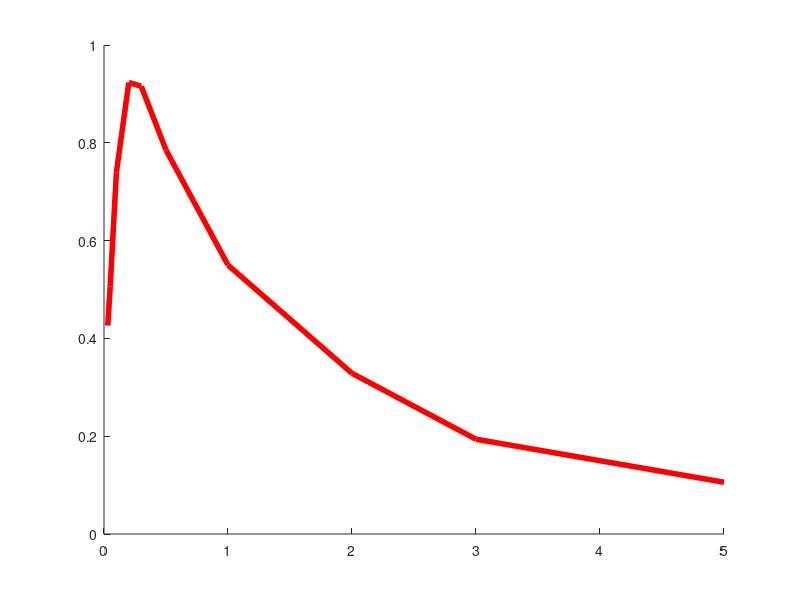
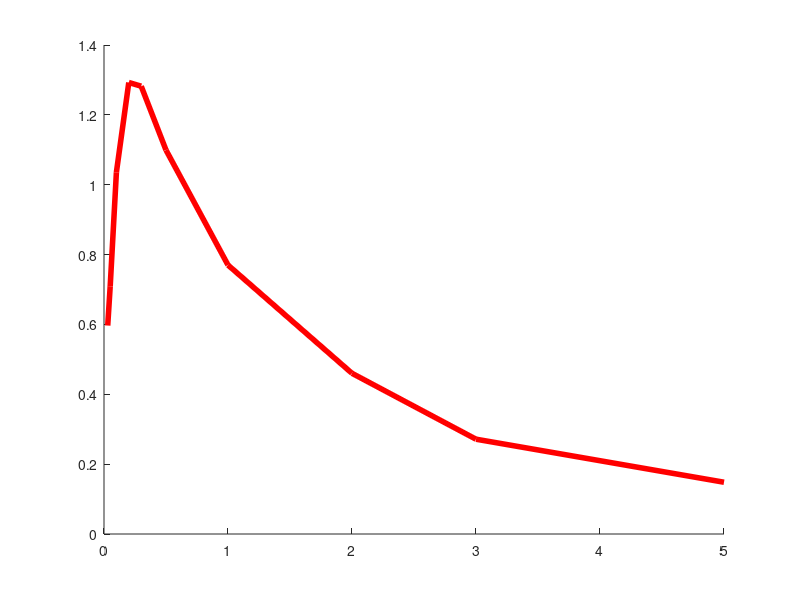

Reproduce these figures in MATLAB, in order. (Note: this script raises an error after producing the figures.)
%
% Procedure: PlotMultSaSpectrum_ScaledToSaLevel_GeoMean.m
% -------------------
% This is just like PlotMultSaSpectrum_ScaledToSaLevel.m except it scales
%   the geometric mean of the two components to the traget spectral value
%   instead of scaling each component individually.
% This procedure plots the Sa spectra for a list of records; scaled to an
%   Sa level at a given period (like how they are scaled for IDA analyses).
% This procedure also plots the median and median +/- stDev (assuming
%   lognormal) for the spectra (this is an option).
% 
% Assumptions and Notices: 
%           - This ASSUMES that all of the opened spectra files have the
%           same periodVector! (i.e. the SaAbs matrix must use the same
%           period for all EQs being plotted!)
%           - This ASSUMES that the period and damping ratio given are in
%           the EQ spectra files in EQ_Spectra_Saved.
%           - This must be run with the current directory started in the "MatlabProcessing" folder.
%           - For each EQ listed to plot, the Sa spectrum file must have
%           been previously computed and saved in the EQ_Spectra_Saved
%           file.
%
% Author: Curt Haselton 
% Date Written: 8-16-05
%
% Sources of Code: none
%
% Functions and Procedures called: none
%
% Variable definitions (all variables are defined at each stripe level, so they will be different for different Sa values): 
%           - eqNumberLIST - list of EQ record numbers to plot spectra for.
%           - scaleFactorLIST - list of scale factors to apply to the
%           spectra when plotting (list must be parallel with
%           eqNumberLIST).
%
%
%
% Units: Whatever OpenSees is using - just be consistent!
%
% -------------------
clear
%%%%%%%%%%%%%%%%%%%%%%%%%%%%%%%%%%%%%%%%%%%%%%%%%%%%%%%%%%%%%%%%%%%%%%
% Define the list of EQs 
    % ATC-63 Set A - First ten records only
eqNumberLIST = [12011,	12011];

    % eqNumberLIST = [1101,	1102,	1103,	1104,	1105,	1106,	1107,	1108,	1109,	1110]; 

% Input the period range over which to scale the records
    periodForScaling = 1.0; % seconds - % This period MUST BE 1.0 to be consistent with the hazard curve below is anchored being 1.0 second!!!
    period_low = 0.2 * periodForScaling;        % As per FEMA 356
    period_high = 1.5 * periodForScaling;       % As per FEMA 356

% Define Sa level and period for scaling
    saLevelForPlot = 0.55; %0.82;   % g units.  This is what the hazard curve is scaled to and 
        
% Define the damping level for the plot (this must be included in the
%   SaEQSpectrum_EQ_###.mat files
    dampingRatioToPlot = 0.05;  % This damping ratio MUST be in the spectrum file that is opened!
        
% Decide if you want to plot individual and the median +/- stDev spectra (assuming
%   lognormal dist.)
    isPlotIndivSpectra = 1;       % Yes
%     isPlotIndivSpectra = 0;         % No

    isPlotMeanLine = 1;    % Yes
%     isPlotMeanLine = 0;  % No

%     isPlotMedianLine = 1;    % Yes
    isPlotMedianLine = 0;  % No
    
    %     isPlotStDevLines = 1;    % Yes
    isPlotStDevLines = 0;  % No

% Decide line types and size
    lineTypeForIndivSpectra = 'k-';
    lineSizeForIndivSpectra = 0.01; % This small line type is visible in the printout, but not on the screen
    lineTypeForMeanLnLine = 'b--';
    lineSizeForMeanLnLine = 4;
    lineTypeForMedianLine = 'b:';
    lineSizeForMedianLine = 4;
    lineTypeForStDevLines = 'b-';
    lineSizeForStDevLines = 1;
    lineTypeForUHS = 'r-';
    lineSizeForUHS = 4;
    
% Title text
    % Maybe add if needed and put on graph at end of script
    
%%%%%%%%%%%%%%%%%%%%%%%%%%%%%%%%%%%%%%%%%%%%%%%%%%%%%%%%%%%%%%%%%%%%%%
% Initialize figures
    figure(1);
    hold on;
    figure(2)
    hold on;
%%%%%%%%%%%%%%%%%%%%%%%%%%%%%%%%%%%%%%%%%%%%%%%%%%%%%%%%%%%%%%%%%%%%%%

%%%%%%%%%%%%%%%%%%%%%%%%%%%%%%%%%%%%%%%%%%%%%%%%%%%%%%%%%%%%%%%%%%%%%%
% Plot a UHS on each plot (for comparison purposes)
    % Input Sa for Van Nuys site (from Baker)
        UHS_Period = [0.03	0.05	0.1	0.2	0.3	0.5	1	2	3	5];
        UHS_Sa = [0.620	0.737	1.076	1.343	1.332	1.142	0.800	0.478	0.282	0.154];     % 10% in 50 years
        %UHS_Sa = [0.889	1.078	1.562	1.981	1.974	1.721	1.199	0.690	0.397	0.197];     % 2% in 50 years
        scaleForUHS = saLevelForPlot / 0.8;        % Just to scale it all
        UHS_Sa_scaled = UHS_Sa * scaleForUHS;

    % Plot the UHS on Figure 1 and 1.4x the UHS in Figure 2
        ratioOfUHSToPutOnFig2ForSRSS = 1.4;     % from FEMA 356
        UHS_Sa_scaledMoreForSRSS = UHS_Sa_scaled * ratioOfUHSToPutOnFig2ForSRSS;
        figure(1)
        plot(UHS_Period, UHS_Sa_scaled, lineTypeForUHS, 'LineWidth', lineSizeForUHS);
        figure(2)
        plot(UHS_Period, UHS_Sa_scaledMoreForSRSS, lineTypeForUHS, 'LineWidth', lineSizeForUHS);
        
    % Compute the average of the scaled (by 1.4) hazard curve over the period range.  First
    % loop and save the spectral values in the period range and then take
    % the average.
    j = 1;
    for i = 1:length(UHS_Period)
        currentPeriod = UHS_Period(i);
        if((currentPeriod >= period_low) && (currentPeriod <= period_high))
            % Add Sa values to the vector
            hazardSaValuesInPeriodRange(j) = UHS_Sa_scaledMoreForSRSS(i);
            j = j + 1;
        end
    end
    % Now take the average
    averageScaledHazardCurveOverPeriodRange = mean(hazardSaValuesInPeriodRange);    % Note that this includes the 1.4 factor

%%%%%%%%%%%%%%%%%%%%%%%%%%%%%%%%%%%%%%%%%%%%%%%%%%%%%%%%%%%%%%%%%%%%%%

%%%%%%%%%%%%%%%%%%%%%%%%%%%%%%%%%%%%%%%%%%%%%%%%%%%%%%%%%%%%%%%%%%%%%%
% Loop through and plot all spectra.  While doing this, populate a matrix
%   with all of the spectra in it, so we later can compute the mean +/-
%   stDev.
    recordIndex = 1;
    for eqIndex = 1:length(eqNumberLIST)
        currentEQNum_NotComp = eqNumberLIST(eqIndex);

        % Loop for EQ component
        for eqCompIndex = 1:2
            % Make the EQ compnent number
            currentEQNum = currentEQNum_NotComp * 10 + eqCompIndex;
        
            % Go to the folder to open the saved spectrum file
                % cd ..;
                % cd EQ_Spectra_Saved;

            % Open the saved spectrum file using direct path
                fileName = sprintf('SaEQSpectrum_EQ_%d.mat', currentEQNum);
                fullFilePath = fullfile('..', 'EQ_Spectra_Saved', fileName);
                load(fullFilePath);
        
            % Open the saved spectrum file
                % fileName = sprintf('SaEQSpectrum_EQ_%d.mat', currentEQNum);
                % load(fileName);
            
            % Look through the damping ratio list and find the index that has
            %   the damping ratio that we want to plot.  If the damping ratio
            %   is not there, report an error!
                colIndexOfDampRatToPlot = -1;   % Initialize to a value to indicate an error if veriable is not redefined in loop
                for i = 1:length(dampRatioLIST)
                    if(dampRatioLIST(i) == dampingRatioToPlot)
                        colIndexOfDampRatToPlot = i;
                        break;
                    end
                end
            
                % Check to be sure we found the damping ratio value and report
                % an error if it was not found
                    if(colIndexOfDampRatToPlot == -1)
                        error('The damping ratio that you want use for the Sa plot can not be found in the spectrum file!') 
                    end
                
            % Find the row index for the periodForScaling
                rowIndexOfPeriodToScale = -1;   % Initialize to a value to indicate an error if veriable is not redefined in loop
                for i = 1:length(periodVector)
                    if(periodVector(i) == periodForScaling)
                        rowIndexOfPeriodToScale = i;
                        break;
                    end
                end
            
                % Check to be sure we found the damping ratio value and report
                % an error if it was not found
                    if(rowIndexOfPeriodToScale == -1)
                        error('The period that you want to use for scaling the spectrum can not be found in the spectrum file!') 
                    end      
                
            % Find the Sa(periodForScaling) and the scale factor
                saOfCurrentRecordAtPeriodForScaling(eqCompIndex) = SaAbs(rowIndexOfPeriodToScale, colIndexOfDampRatToPlot);
                %scaleFactorForCurrentRecord = saLevelForPlot /
                %saOfCurrentRecordAtPeriodForScaling; - used now in next
                %loop
                
            % Retrieve the acceleration spectrum for this damping ratio and
            %   scale it by the scale factor
                SaAbsUnScaled_forDesiredDampRat(:,eqCompIndex) = SaAbs(:, colIndexOfDampRatToPlot);
                
            % Go back to the Matlab processor folder
                cd ..;
                cd psb_MatlabProcessors; 
                
        end % end for eqComp loops
        
        % Loop for all periods and make the SRSS spectrum for this EQ
            clear currentSaVector_SRSS
            for periodIndex = 1:length(periodVector)
                currentRowIndexOfPeriod = periodIndex;
                currentSaVector_SRSS(periodIndex,1) = ((SaAbsUnScaled_forDesiredDampRat(currentRowIndexOfPeriod, 1))^2 + (SaAbsUnScaled_forDesiredDampRat(currentRowIndexOfPeriod, 2))^2)^0.5;
                %currentScaleFactor = saLevelForPlot /
                %saOfCurrentRecordAtPeriodForScaling_GeoMean;
            end
            % Save the SRSS for this record
            eqCompIndex = 1;
            SaAbsUnScaled_forDesiredDampRat_SRSS(:,eqCompIndex) = currentSaVector_SRSS;
            eqCompIndex = 2;
            SaAbsUnScaled_forDesiredDampRat_SRSS(:,eqCompIndex) = currentSaVector_SRSS;            

        % Compute the scale factor for each record.  Take the average
        % spectral value in the period range of interest.
        % Loop and save the Sa values in the period range.
        j = 1;
        for i = 1:length(periodVector)
            currentPeriod = periodVector(i);
            if((currentPeriod >= period_low) && (currentPeriod <= period_high))
                % Add Sa values to the vector
                spectralValuesInPeriodRange(j) = currentSaVector_SRSS(i,1);
                j = j + 1;
            end
        end
        % Now take the average and compute the scale factor
        averageSaOverPeriodRange = mean(spectralValuesInPeriodRange);    % Note that this includes the 1.4 factor            
        currentScaleFactor = averageScaledHazardCurveOverPeriodRange / averageSaOverPeriodRange;
            
        % Create scaled spectra
            eqCompIndex = 1;
            SaAbsScaled_forDesiredDampRat(:,eqCompIndex) = SaAbsUnScaled_forDesiredDampRat(:,eqCompIndex) * currentScaleFactor;
            SaAbsScaled_forDesiredDampRat_SRSS(:,eqCompIndex) = SaAbsUnScaled_forDesiredDampRat_SRSS(:,eqCompIndex) * currentScaleFactor;
            eqCompIndex = 2;
            SaAbsScaled_forDesiredDampRat(:,eqCompIndex) = SaAbsUnScaled_forDesiredDampRat(:,eqCompIndex) * currentScaleFactor;    
            SaAbsScaled_forDesiredDampRat_SRSS(:,eqCompIndex) = SaAbsUnScaled_forDesiredDampRat_SRSS(:,eqCompIndex) * currentScaleFactor;    
            
        % Plot the spectra on the current figure
          if(isPlotIndivSpectra == 1)
                % Plot the individual spectra
                figure(1)
                hold on
                eqCompIndex = 1;
                plot(periodVector, SaAbsScaled_forDesiredDampRat(:,eqCompIndex), lineTypeForIndivSpectra, 'LineWidth', lineSizeForIndivSpectra);
                eqCompIndex = 2;
                plot(periodVector, SaAbsScaled_forDesiredDampRat(:,eqCompIndex), lineTypeForIndivSpectra, 'LineWidth', lineSizeForIndivSpectra);
                hold on
                % Plot SRSS individual spectra
                figure(2)
                hold on
                eqCompIndex = 1;
                plot(periodVector, SaAbsScaled_forDesiredDampRat_SRSS(:,eqCompIndex), lineTypeForIndivSpectra, 'LineWidth', lineSizeForIndivSpectra);
                eqCompIndex = 2;
                plot(periodVector, SaAbsScaled_forDesiredDampRat_SRSS(:,eqCompIndex), lineTypeForIndivSpectra, 'LineWidth', lineSizeForIndivSpectra);   
                hold on
                
          end
            
            % Save the SaAbs spectrum in a matrix of spectra for all EQs (to
            % compute statistics later).  Also save the SRSS spectra.
            % Notice that the SRSS spectra are dupliated because it has the
            % same SRSS spectrun for both components; even so this will not
            % affect anything (i.e. plot will be the same with two lines
            % over each other and the summary statistics will be the same
            % because the data is just duplicated twice).
                eqCompIndex = 1;
                SaAbsScaled_forDesiredDampRat_ALLEQs(:, recordIndex) = SaAbsScaled_forDesiredDampRat(:, eqCompIndex);
                SaAbsScaled_forDesiredDampRat_ALLEQs_SRSS(:, recordIndex) = SaAbsScaled_forDesiredDampRat_SRSS(:, eqCompIndex);
                recordIndex = recordIndex + 1;
                eqCompIndex = 2;
                SaAbsScaled_forDesiredDampRat_ALLEQs(:, recordIndex) = SaAbsScaled_forDesiredDampRat_SRSS(:, eqCompIndex);
                SaAbsScaled_forDesiredDampRat_ALLEQs_SRSS(:, recordIndex) = SaAbsScaled_forDesiredDampRat_SRSS(:, eqCompIndex);
                recordIndex = recordIndex + 1;

    end % end for EQ loop
    
% Now compute and plot the statistics of the spectra (if input says to do it)
    % Compute the Ln of all of the data points
        SaAbsScaled_forDesiredDampRat_ALLEQs_Ln = log(SaAbsScaled_forDesiredDampRat_ALLEQs);
        SaAbsScaled_forDesiredDampRat_ALLEQs_SRSS_Ln = log(SaAbsScaled_forDesiredDampRat_ALLEQs_SRSS);
        
    % Compute median, meanLn, and stdLn for each row
        medianSa = zeros(length(periodVector), 1);
        meanLnSa = zeros(length(periodVector), 1);
        stDevLnSa = zeros(length(periodVector), 1);

        for periodIndex = 1:length(periodVector)
            % Compute statistics for the individual spectra
            medianSa(periodIndex) = median(SaAbsScaled_forDesiredDampRat_ALLEQs(periodIndex, :));
            meanLnSa(periodIndex) = mean(SaAbsScaled_forDesiredDampRat_ALLEQs_Ln(periodIndex, :));
            stDevLnSa(periodIndex) = std(SaAbsScaled_forDesiredDampRat_ALLEQs_Ln(periodIndex, :));
            % Compute for the SRSS spectra statistics
            medianSa_SRSSspectra(periodIndex) = median(SaAbsScaled_forDesiredDampRat_ALLEQs_SRSS(periodIndex, :));
            meanLnSa_SRSSspectra(periodIndex) = mean(SaAbsScaled_forDesiredDampRat_ALLEQs_SRSS_Ln(periodIndex, :));
            stDevLnSa_SRSSspectra(periodIndex) = std(SaAbsScaled_forDesiredDampRat_ALLEQs_SRSS_Ln(periodIndex, :));
        end
  
        
    %%%%%%%%%%%%%%%%%%%%%%%%%%%%%%%%%%%%%%%%%%%%%%%%%%%%%%%%%%%%%%%%%%%
    % Plot all GM components
    % Compute the exp(meanLn +/- stDevLn) to plot on graph
        figure(1)
        sa_meanToPlot = exp(meanLnSa);
        sa_meanPlusSigmaToPlot = exp(meanLnSa + stDevLnSa);
        sa_meanMinusSigmaToPlot = exp(meanLnSa - stDevLnSa);
        
    % Plot mean +/- stDev
        if(isPlotMedianLine == 1)
            plot(periodVector, medianSa, lineTypeForMedianLine, 'LineWidth', lineSizeForMedianLine);
        end
        if(isPlotMeanLine == 1)
            plot(periodVector, sa_meanToPlot, lineTypeForMeanLnLine, 'LineWidth', lineSizeForMeanLnLine);
        end
        if(isPlotStDevLines == 1)
            plot(periodVector, sa_meanPlusSigmaToPlot, lineTypeForStDevLines, 'LineWidth', lineSizeForStDevLines);
            plot(periodVector, sa_meanMinusSigmaToPlot, lineTypeForStDevLines, 'LineWidth', lineSizeForStDevLines);
        end
            
    % Do final plot details
        grid on 
        box on
        title('FEMA 356 Scaling: Individual Component Spectra')
        hx = xlabel('Period (seconds)');
        hy = ylabel('Sa_{component} [g]');
        FigureFormatScript;
        hold off
    %%%%%%%%%%%%%%%%%%%%%%%%%%%%%%%%%%%%%%%%%%%%%%%%%%%%%%%%%%%%%%%%%%%

    %%%%%%%%%%%%%%%%%%%%%%%%%%%%%%%%%%%%%%%%%%%%%%%%%%%%%%%%%%%%%%%%%%%
    % Plot SRSS of all GM components
    % Compute the exp(meanLn +/- stDevLn) to plot on graph
        figure(2)
        sa_meanToPlot_SRSSspectra = exp(meanLnSa_SRSSspectra);
        sa_meanPlusSigmaToPlot_SRSSspectra = exp(meanLnSa_SRSSspectra + stDevLnSa_SRSSspectra);
        sa_meanMinusSigmaToPlot_SRSSspectra = exp(meanLnSa_SRSSspectra - stDevLnSa_SRSSspectra);
        
    % Plot mean +/- stDev
        if(isPlotMedianLine == 1)
            plot(periodVector, medianSa_SRSSspectra, lineTypeForMedianLine, 'LineWidth', lineSizeForMedianLine);
        end
        if(isPlotMeanLine == 1)
            plot(periodVector, sa_meanToPlot_SRSSspectra, lineTypeForMeanLnLine, 'LineWidth', lineSizeForMeanLnLine);
        end
        if(isPlotStDevLines == 1)
            plot(periodVector, sa_meanPlusSigmaToPlot_SRSSspectra, lineTypeForStDevLines, 'LineWidth', lineSizeForStDevLines);
            plot(periodVector, sa_meanMinusSigmaToPlot_SRSSspectra, lineTypeForStDevLines, 'LineWidth', lineSizeForStDevLines);
        end
            
    % Do final plot details
        grid on 
        box on
        title('FEMA 356 Scaling: SRSS of Spectra')
        hx = xlabel('Period (seconds)');
        hy = ylabel('Sa_{SRSS} [g]');
        FigureFormatScript;
        hold off
    %%%%%%%%%%%%%%%%%%%%%%%%%%%%%%%%%%%%%%%%%%%%%%%%%%%%%%%%%%%%%%%%%%%    
    
    
    
    
    
    

%%%%%%%%%%%%%%%%%%%%%%%%%%%%%%%%%%%%%%%%%%%%%%%%%%%%%%%%%%%%%%%%%%%%%%
% clear
